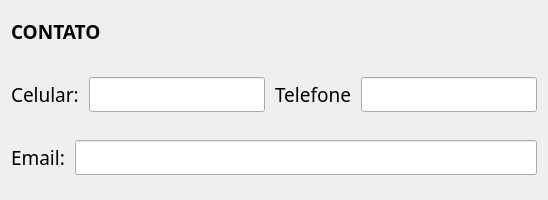
                 <widget class="QFrame" name="frame_Contato">
                  <property name="minimumSize">
                   <size>
                    <width>0</width>
                    <height>200</height>
                   </size>
                  </property>
                  <property name="styleSheet">
                   <string notr="true"/>
                  </property>
                  <property name="frameShape">
                   <enum>QFrame::NoFrame</enum>
                  </property>
                  <property name="frameShadow">
                   <enum>QFrame::Raised</enum>
                  </property>
                  <layout class="QVBoxLayout" name="verticalLayout_11">
                   <property name="spacing">
                    <number>0</number>
                   </property>
                   <property name="topMargin">
                    <number>0</number>
                   </property>
                   <item>
                    <widget class="QLabel" name="label_Contato">
                     <property name="font">
                      <font>
                       <family>Tw Cen MT</family>
                       <pointsize>14</pointsize>
                       <weight>75</weight>
                       <bold>true</bold>
                      </font>
                     </property>
                     <property name="text">
                      <string>CONTATO</string>
                     </property>
                    </widget>
                   </item>
                   <item>
                    <widget class="QFrame" name="frame_ContatoHorizontal1">
                     <property name="frameShape">
                      <enum>QFrame::NoFrame</enum>
                     </property>
                     <property name="frameShadow">
                      <enum>QFrame::Raised</enum>
                     </property>
                     <layout class="QHBoxLayout" name="horizontalLayout_19">
                      <property name="spacing">
                       <number>10</number>
                      </property>
                      <property name="leftMargin">
                       <number>0</number>
                      </property>
                      <property name="topMargin">
                       <number>0</number>
                      </property>
                      <property name="rightMargin">
                       <number>0</number>
                      </property>
                      <property name="bottomMargin">
                       <number>0</number>
                      </property>
                      <item>
                       <widget class="QLabel" name="label_Celular">
                        <property name="font">
                         <font>
                          <family>Tw Cen MT</family>
                          <pointsize>14</pointsize>
                         </font>
                        </property>
                        <property name="text">
                         <string>Celular:</string>
                        </property>
                       </widget>
                      </item>
                      <item>
                       <widget class="QLineEdit" name="lineEdit_Celular">
                        <property name="font">
                         <font>
                          <family>Tw Cen MT</family>
                          <pointsize>14</pointsize>
                         </font>
                        </property>
                        <property name="focusPolicy">
                         <enum>Qt::StrongFocus</enum>
                        </property>
                        <property name="placeholderText">
                         <string/>
                        </property>
                       </widget>
                      </item>
                      <item>
                       <widget class="QLabel" name="label_Telefone">
                        <property name="font">
                         <font>
                          <family>Tw Cen MT</family>
                          <pointsize>14</pointsize>
                         </font>
                        </property>
                        <property name="text">
                         <string>Telefone</string>
                        </property>
                       </widget>
                      </item>
                      <item>
                       <widget class="QLineEdit" name="lineEdit_Telefone">
                        <property name="font">
                         <font>
                          <family>Tw Cen MT</family>
                          <pointsize>14</pointsize>
                         </font>
                        </property>
                       </widget>
                      </item>
                     </layout>
                    </widget>
                   </item>
                   <item>
                    <widget class="QFrame" name="frame_ContatoHorizontal2">
                     <property name="minimumSize">
                      <size>
                       <width>0</width>
                       <height>0</height>
                      </size>
                     </property>
                     <property name="frameShape">
                      <enum>QFrame::NoFrame</enum>
                     </property>
                     <property name="frameShadow">
                      <enum>QFrame::Raised</enum>
                     </property>
                     <layout class="QHBoxLayout" name="horizontalLayout_20">
                      <property name="spacing">
                       <number>10</number>
                      </property>
                      <property name="leftMargin">
                       <number>0</number>
                      </property>
                      <property name="topMargin">
                       <number>0</number>
                      </property>
                      <property name="rightMargin">
                       <number>0</number>
                      </property>
                      <property name="bottomMargin">
                       <number>0</number>
                      </property>
                      <item>
                       <widget class="QLabel" name="label_Email">
                        <property name="font">
                         <font>
                          <family>Tw Cen MT</family>
                          <pointsize>14</pointsize>
                         </font>
                        </property>
                        <property name="text">
                         <string>Email:</string>
                        </property>
                       </widget>
                      </item>
                      <item>
                       <widget class="QLineEdit" name="lineEdit_Email">
                        <property name="font">
                         <font>
                          <family>Tw Cen MT</family>
                          <pointsize>14</pointsize>
                         </font>
                        </property>
                       </widget>
                      </item>
                     </layout>
                    </widget>
                   </item>
                  </layout>
                 </widget>
